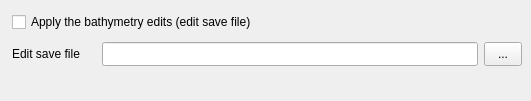
   <widget class="QWidget" name="tabEdits">
    <attribute name="title">
     <string>Edits</string>
    </attribute>
    <widget class="QCheckBox" name="chkEdits">
     <property name="geometry">
      <rect>
       <x>12</x>
       <y>10</y>
       <width>500</width>
       <height>24</height>
      </rect>
     </property>
     <property name="toolTip">
      <string>Apply the beam flags saved by mbedit / mbeditviz / CUBE (the edit save file) to the processed bathymetry (EDITSAVEMODE). Applies to every file in the list.</string>
     </property>
     <property name="text">
      <string>Apply the bathymetry edits (edit save file)</string>
     </property>
    </widget>
    <widget class="QLabel" name="lblEsf">
     <property name="geometry">
      <rect>
       <x>12</x>
       <y>42</y>
       <width>88</width>
       <height>24</height>
      </rect>
     </property>
     <property name="text">
      <string>Edit save file</string>
     </property>
    </widget>
    <widget class="QLineEdit" name="editEsf">
     <property name="geometry">
      <rect>
       <x>102</x>
       <y>42</y>
       <width>376</width>
       <height>24</height>
      </rect>
     </property>
     <property name="toolTip">
      <string>The edit save file of the selected file (EDITSAVEFILE). Editable only when a single file is processed; a datalist's files each keep their own (file.esf).</string>
     </property>
    </widget>
    <widget class="QToolButton" name="btnEsf">
     <property name="geometry">
      <rect>
       <x>484</x>
       <y>42</y>
       <width>38</width>
       <height>24</height>
      </rect>
     </property>
     <property name="toolTip">
      <string>Browse for the edit save file.</string>
     </property>
     <property name="text">
      <string>...</string>
     </property>
    </widget>
    <widget class="QLabel" name="lblParState">
     <property name="geometry">
      <rect>
       <x>12</x>
       <y>72</y>
       <width>510</width>
       <height>20</height>
      </rect>
     </property>
     <property name="text">
      <string></string>
     </property>
    </widget>
   </widget>
